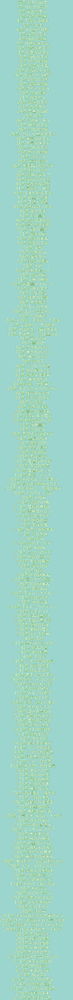
#> input picture tool/chapter_title/chapter_titles.png, 73 x 1000 px, shrunk from 256 x 3520 before the run
$ python split_chapter_titles.py
#> lines starting #> are read from the running program, lines starting #| are printed output that depends on the picture
#!/usr/bin/env python3

import sys
from PIL import Image

filename = "chapter_titles.png"

if len(sys.argv) > 1:
    filename = sys.argv[1]

im = Image.open(filename)
#> im is the input picture: PIL image 73x1000 RGBA; mean R, G, B, A 158.8, 212.8, 196.2, 255
number = im.height // 16
#> number = 62

for i in range(number):
    im.crop((0, 16 * i, 256, 16 * (i + 1))).save(filename.replace('.png', f'_{i}.png'))
#> this loop made 62 passes
#> pass 1, `im.crop((0, 16 * i, 256, 16 * (i + 1))).save(filename.replace('.png', ..`:
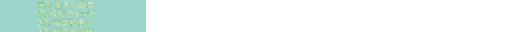
#> saved as chapter_titles_0.png: PIL image 256x16 RGBA (shown 2 times larger); mean R, G, B, A 45.1, 60.7, 56.2, 72.7; transparent parts drawn white
#> pass 2, `im.crop((0, 16 * i, 256, 16 * (i + 1))).save(filename.replace('.png', ..`:
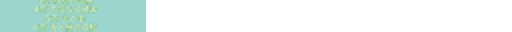
#> saved as chapter_titles_1.png: PIL image 256x16 RGBA (shown 2 times larger); mean R, G, B, A 45, 60.6, 56.2, 72.7; transparent parts drawn white
